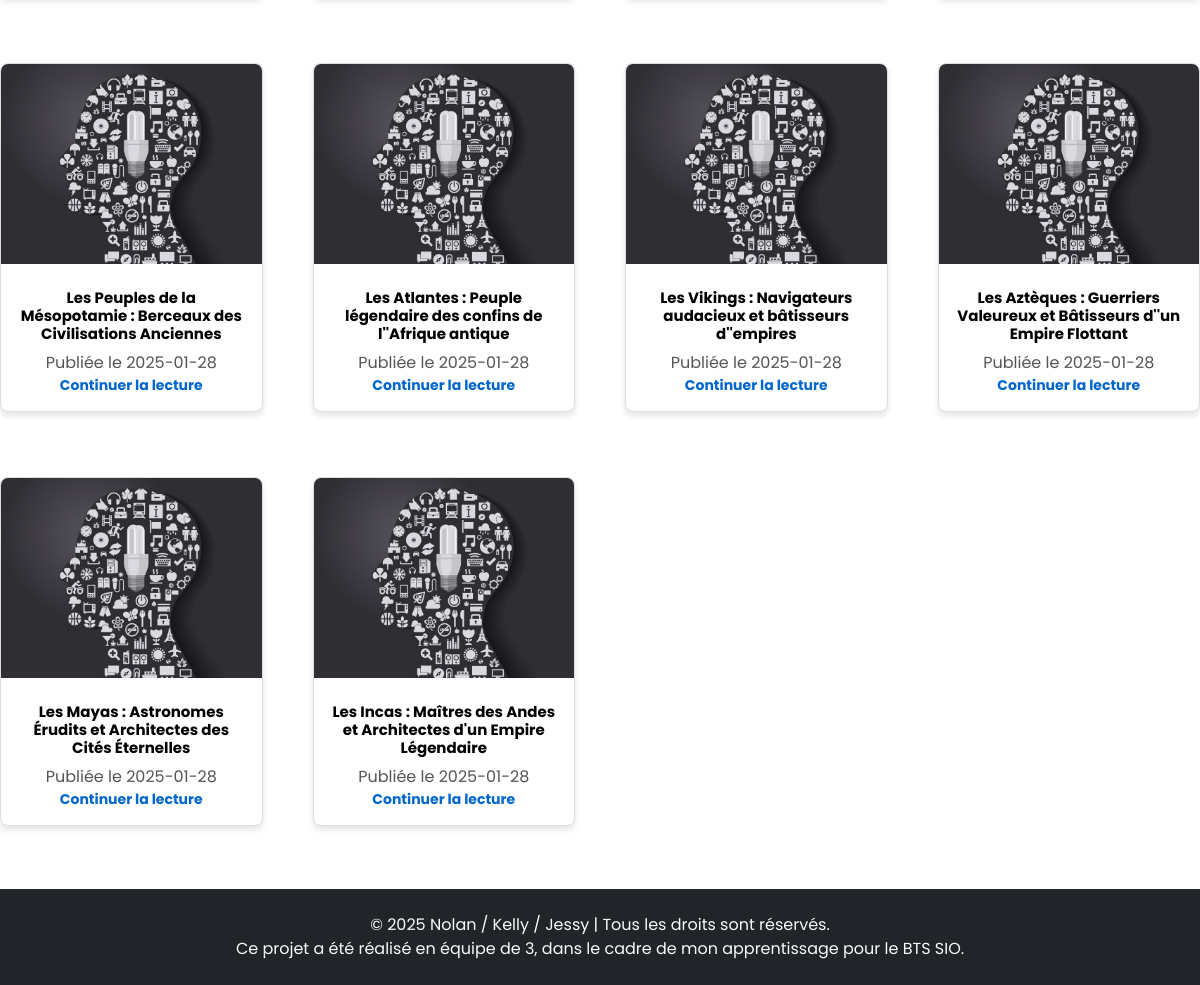
Page /home.php (lower part) on the earlier database version.
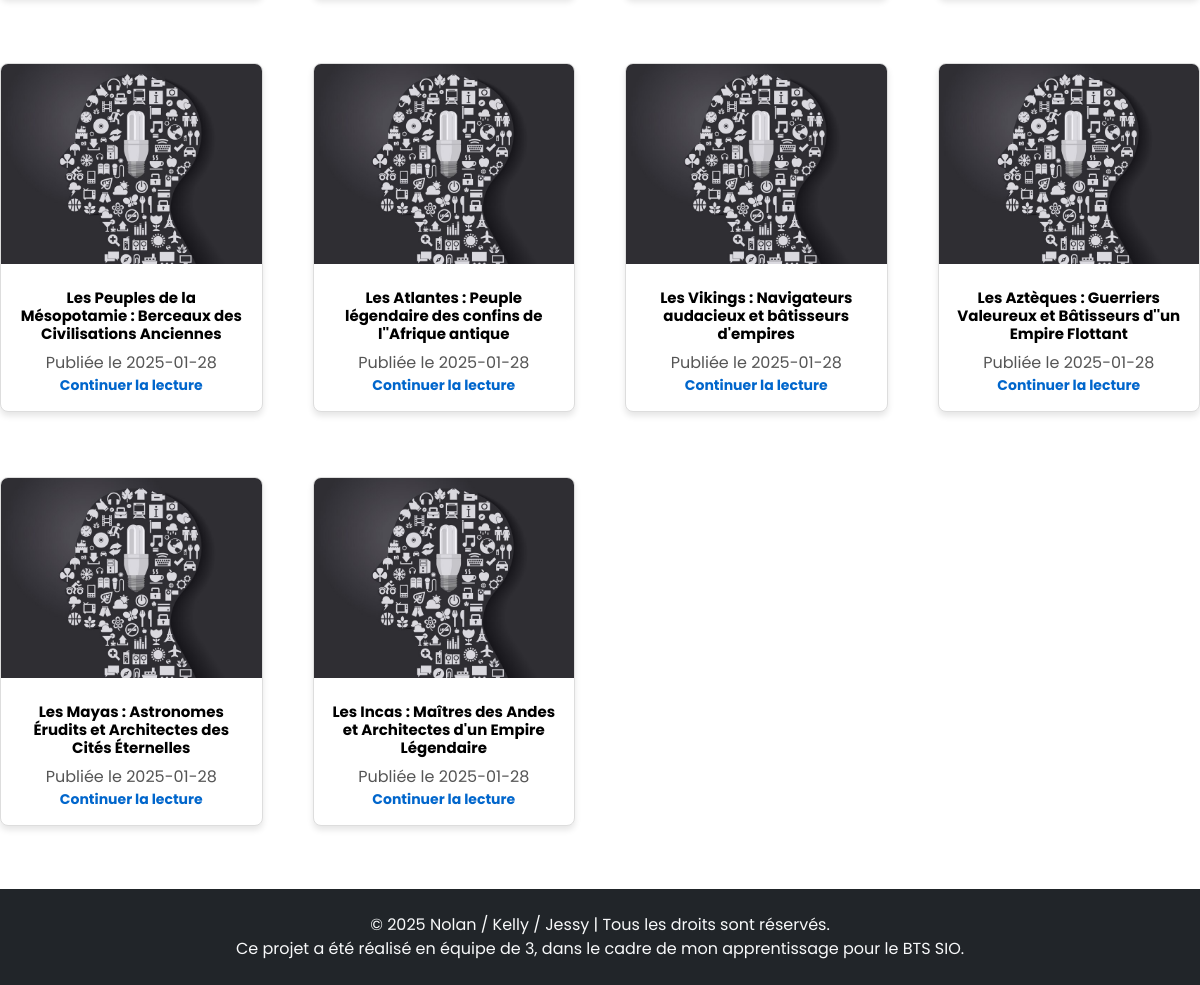
Same page on the later database version.
### tables this page shows
CREATE TABLE IF NOT EXISTS articles (
    id INT AUTO_INCREMENT PRIMARY KEY,
    title VARCHAR(255) NOT NULL,
    content TEXT NOT NULL,
    createdAt DATE NOT NULL,
    updatedAt DATE NULL,
    user_id INT NOT NULL,
    FOREIGN KEY (user_id) REFERENCES users(id) ON DELETE CASCADE
);

### home.php (the view, shortened to what this page needs)
<?php
require_once 'src/control/BDDControl/connectBDD.php';
$state = $bdd->prepare("SELECT id, title, content, createdAt FROM articles ORDER BY id DESC");
$state->execute();
$articles = $state->fetchAll();
?>
<!DOCTYPE html>
<html lang="fr">
<head>
    <?php include 'src/component/head.php'; ?>
    <link rel="stylesheet" href="css/homeStyle.css" />
</head>
<body>
    <div class="body-content">
        <section id="search">
            <div id="list_art">
                <div class="articles-grid">
                    <?php
                    foreach ($articles as $article) {
                    ?>
                        <div class="article-card">
                            <img src="assets/img/section1background.jpg" alt="Image de l'article">
                            <div class="content">
                                <h3><?php echo htmlspecialchars($article['title']); ?></h3>
                                <span class="date">Publiée le <?php echo htmlspecialchars($article['createdAt']); ?></span>
                                <a href="templateArt.php?articleID=<?php echo $article['id']; ?>" class="read-more">Continuer la lecture</a>
                            </div>
                        </div>
                    <?php
                    }
                    ?>
                </div>
            </div>
        </section>
    </div>
    <?php include 'src/component/footer.php' ?>
</body>
</html>

### src/component/head.php (shortened to what this page needs)
   <link href="https://cdn.jsdelivr.net/npm/bootstrap@5.3.3/dist/css/bootstrap.min.css" rel="stylesheet"
/>
   <link href="https://cdnjs.cloudflare.com/ajax/libs/font-awesome/5.15.4/css/all.min.css" rel="stylesheet" />
   <link rel="stylesheet" href="css/baseStyle.css" />

### src/component/footer.php (shortened to what this page needs)
<footer class="bg-dark text-light py-4 mt-5">
    <div class="container text-center">
        <p class="mb-0">
            &copy;
            <?php
            echo date("Y");
            ?>
            Nolan / Kelly / Jessy | Tous les droits sont réservés. <br />
            Ce projet a été réalisé en équipe de 3, dans le cadre de mon apprentissage pour le BTS SIO.
        </p>
    </div>
</footer>

### css/baseStyle.css (style rules this page uses)
* { margin: 0; padding: 0; box-sizing: border-box; text-decoration: none; list-style: none; font-family: "Poppins", sans-serif; }

### css/homeStyle.css (style rules this page uses)
.articles-grid { display: grid; grid-template-columns: repeat(4, 1fr); gap: 50px; max-width: 1200px; margin: 0 auto; }
.article-card { background-color: white; border: 1px solid #ddd; border-radius: 8px; overflow: hidden; box-shadow: 0 4px 6px rgba(0, 0, 0, 0.1); transition: transform 0.2s ease; margin-bottom: 15px; display: flex; flex-direction: column; gap: 10px; }
.article-card img { width: 100%; height: 200px; object-fit: cover; }
.article-card .content { padding: 15px; display: flex; flex-direction: column; align-items: center; place-content: center; }
.article-card h3 { font-size: 15px; font-weight: 700; text-align: center; color: black; }
.article-card .date { color: #555; }
.article-card .read-more { text-decoration: none; font-size: 14px; color: #0066cc; font-weight: bold; }
.body-content { display: flex; flex-direction: column; justify-content: space-around; gap: 30px; }

Differences in the rows shown:
changed articles: title "Les Vikings : Navigateurs audacieux et bâtisseurs d''empires" → "Les Vikings : Navigateurs audacieux et bâtisseurs d'empires"
